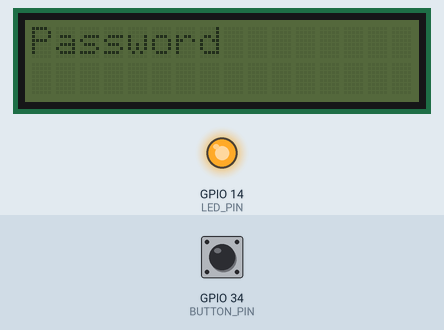
Bench run of a sketch on a simulated ESP32. On the bench: 16×2 character LCD, output pins drawn as LEDs (lit = HIGH). The inputs (shaded band) are chosen by the test bench; at power-on: GPIO 34 (BUTTON_PIN) HIGH.

Above: at 5.0 s.
5.1 s: GPIO 34 (BUTTON_PIN) pulled LOW for 0.15 s
At 6.2 s:
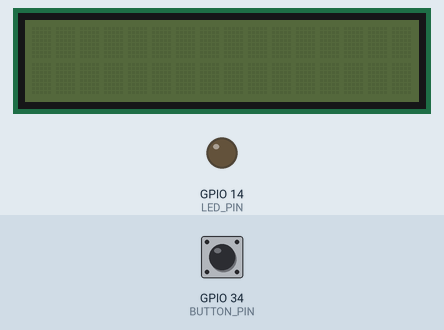
Timing chart, 0 to 8.1 s (numbered marks = the images above; inputs shaded):
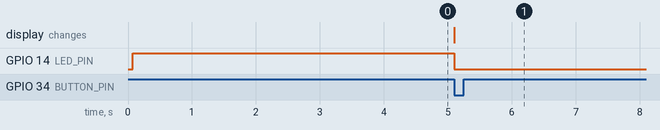

The sketch:

Esp32_Low_power.ino
```cpp
#include <esp_sleep.h>
#include <LiquidCrystal_I2C.h>
#include <Wire.h>

#define LED_PIN 14
#define BUTTON_PIN 34
//#define LCD_POWER_PIN 25

volatile bool Awake = false;
// set the LCD number of columns and rows
int lcdColumns = 16;
int lcdRows = 2;

// set LCD address, number of columns and rows
// if you don't know your display address, run an I2C scanner sketch
LiquidCrystal_I2C lcd(0x27, lcdColumns, lcdRows);

void setup(){
  // initialize LCD
  lcd.init();
  // turn on LCD backlight
  lcd.noBacklight();
  // pinMode(LCD_POWER_PIN, OUTPUT);
  // digitalWrite(LCD_POWER_PIN, HIGH);  // Bật nguồn cung cấp cho LCD

  pinMode(BUTTON_PIN, INPUT_PULLUP);
  pinMode(LED_PIN, OUTPUT);

  // Serial.begin(115200);
  // Serial.println("ESP is being awaken, just a moment!");
  // print message
  lcd.print("Waking...");
  // delay(5000);
  digitalWrite(LED_PIN, 1);
  //Serial.println("Welcome!");
  lcd.clear();
  lcd.print("Welcome!");
  // delay(2000);
  lcd.clear();
  lcd.print("Password");
  attachInterrupt(digitalPinToInterrupt(BUTTON_PIN), buttonClicked, FALLING);
  //esp_sleep_enable_ext0_wakeup((gpio_num_t)BUTTON_PIN, FALLING); //1 = High, 0 = Low
  //esp_deep_sleep_start();
  delay(30000);
  Sleeping();
}

void loop(){
  //Nothing to loop
}

void buttonClicked(){
  Sleeping();

  // digitalWrite(LED_PIN, 0);


}

void Sleeping() {

  //Serial.println("ESP going to sleep");
  //digitalWrite(LCD_POWER_PIN, LOW);
  //lcd.print("Sleep!");
  lcd.noBacklight();
  lcd.noDisplay();
  Awake = !Awake;
  lcd.print(" ");
  digitalWrite(LED_PIN, 0);
  if(!Awake)
  esp_deep_sleep_start();

}
```

Measured:
- after the input at 5.1 s, GPIO 14 (LED_PIN): HIGH → LOW at once; the display: changes at once (image 1)
